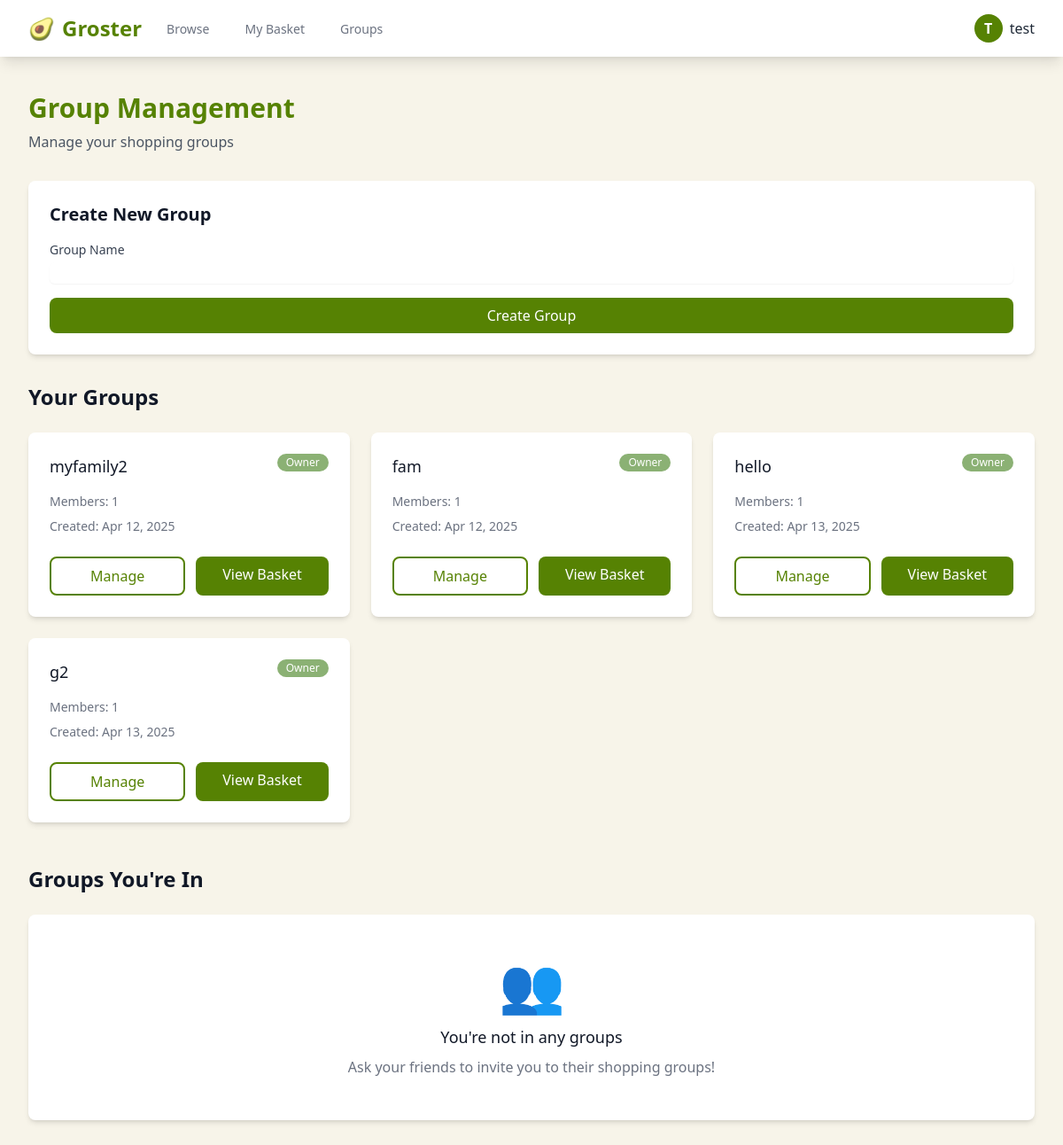
The page /groups/ (signed in) on the database as committed earlier.
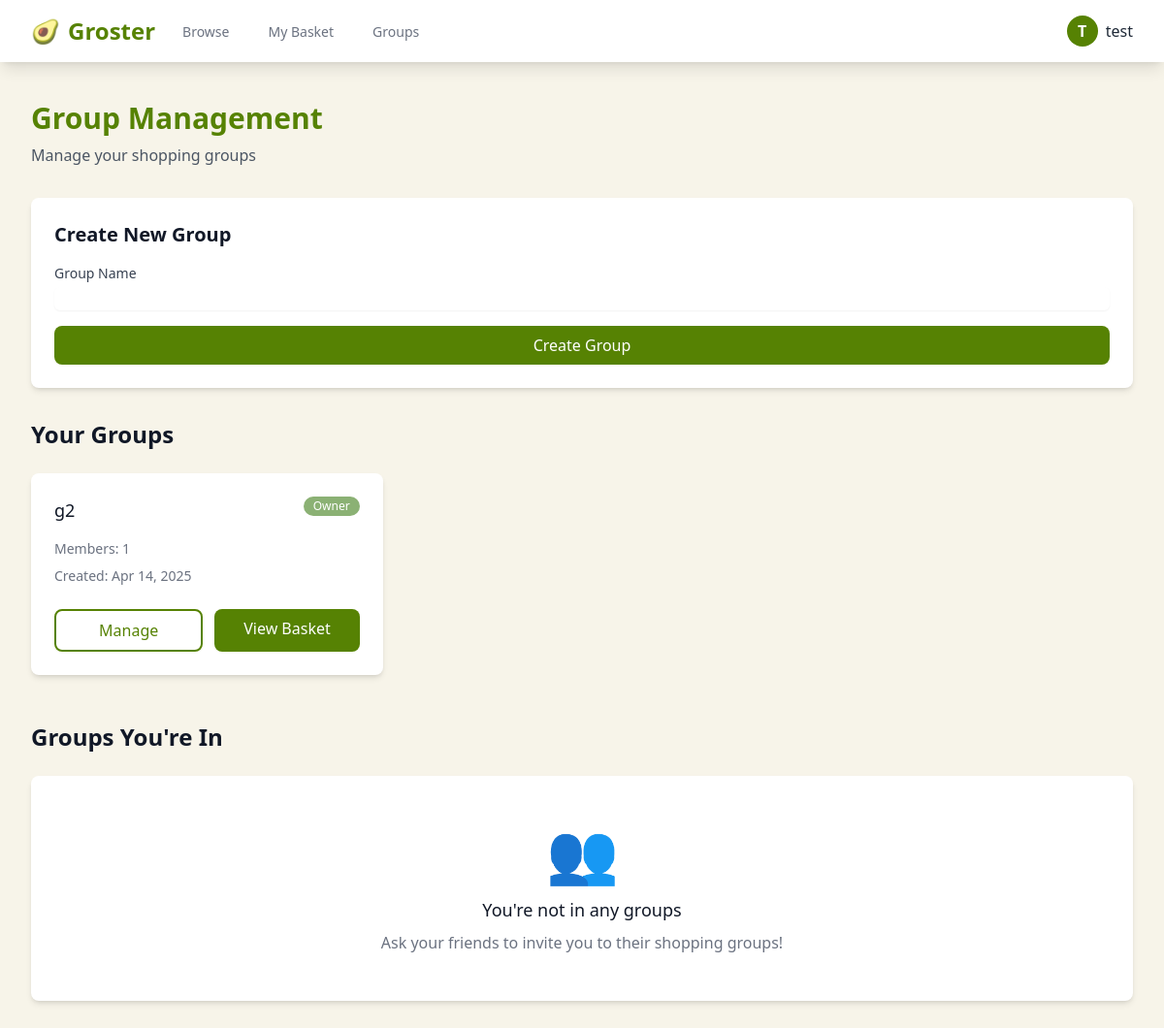
The same page on the database as committed later.
### grocery/models.py (models this page shows, shortened)
class Group(models.Model):
    name = models.CharField(max_length=200)
    created_by = models.ForeignKey(User, on_delete=models.CASCADE)
    members = models.ManyToManyField(User, through='GroupMembership', related_name='custom_groups')
    created_at = models.DateTimeField(auto_now_add=True)

### grocery/views.py (the view)
# urls.py: path('groups/', views.group_list, name='group_list'),
@login_required
def group_list(request):
    owned_groups = Group.objects.filter(created_by=request.user)
    member_groups = Group.objects.filter(members=request.user).exclude(created_by=request.user)
    return render(request, 'group_management.html', {
        'owned_groups': owned_groups,
        'member_groups': member_groups
    })

### grocery/templates/group_management.html (shortened to what the changed rows need)
{% extends 'base.html' %}
{% block content %}
<div class="max-w-7xl mx-auto px-4 sm:px-6 lg:px-8">
    <div class="mb-8">
        <h1 class="text-3xl font-bold text-avocado">Group Management</h1>
    </div>
    <div class="bg-white rounded-lg shadow-md p-6 mb-8">
        <h2 class="text-xl font-semibold text-gray-900 mb-4">Create New Group</h2>
    </div>
    <div class="mb-12">
        <h2 class="text-2xl font-semibold text-gray-900 mb-6">Your Groups</h2>
        {% if owned_groups %}
            <div class="grid gap-6 md:grid-cols-2 lg:grid-cols-3">
                {% for group in owned_groups %}
                    <div class="bg-white rounded-lg shadow-md overflow-hidden">
                        <div class="p-6">
                            <div class="flex justify-between items-start mb-4">
                                <h3 class="text-lg font-medium text-gray-900">{{ group.name }}</h3>
                                <span class="inline-flex items-center px-2.5 py-0.5 rounded-full text-xs font-medium bg-avocado-light text-white">
                                    Owner
                                </span>
                            </div>
                            <div class="space-y-2 mb-6">
                                <p class="text-sm text-gray-500">Members: {{ group.members.count }}</p>
                                <p class="text-sm text-gray-500">Created: {{ group.created_at|date:"M d, Y" }}</p>
                            </div>
                            <div class="flex space-x-3">
                                <a href="{% url 'group_detail' group.id %}"
                                   class="flex-1 bg-white text-avocado border-2 border-avocado py-2 px-4 rounded-lg hover:bg-avocado hover:text-white transition-colors text-center">
                                    Manage
                                </a>
                                <a href="{% url 'basket_view' %}?group_id={{ group.id }}"
                                   class="flex-1 bg-avocado text-white py-2 px-4 rounded-lg hover:bg-avocado-dark transition-colors text-center">
                                    View Basket
                                </a>
                            </div>
                        </div>
                    </div>
                {% endfor %}
            </div>
        {% endif %}
    </div>
    <div>
        <h2 class="text-2xl font-semibold text-gray-900 mb-6">Groups You're In</h2>
    </div>
</div>
{% endblock %}

Rows that differ between the two databases and show on the page:
removed Group: name "myfamily2", members.count "1", created_at "Apr 12, 2025"
removed Group: name "fam", members.count "1", created_at "Apr 12, 2025"
removed Group: name "hello", members.count "1", created_at "Apr 13, 2025"
removed Group: name "g2", members.count "1", created_at "Apr 13, 2025"
added Group: name "g2", members.count "1", created_at "Apr 14, 2025"
